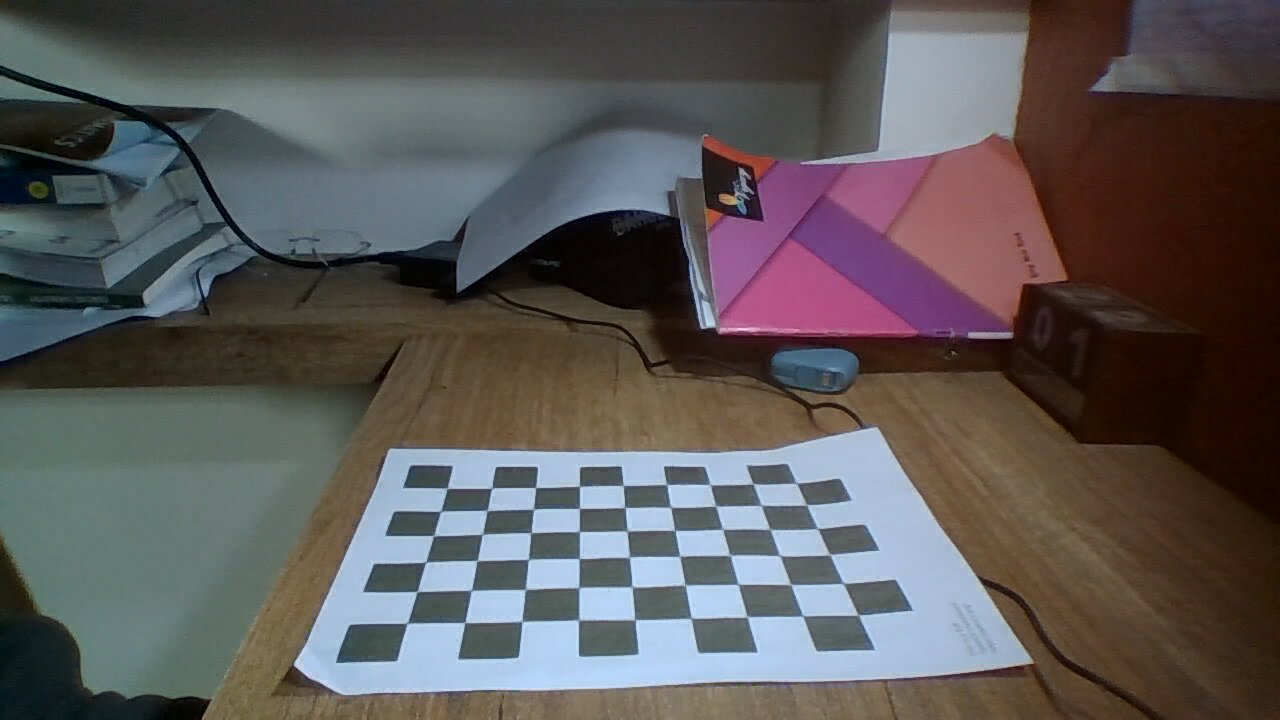
#> input picture projects/EYRC/Learning/OpenCVLearning/2024-06-28-134839.jpg, 1280 x 720 px; its folder holds only this picture in this run
$ python camera_calibration.py
#> lines starting #> are read from the running program, lines starting #| are printed output that depends on the picture; after the words box and inside, x2 and y2 are one past the last pixel; in counts of white or black regions, pixels touching at a corner belong together; long printed decimals are rounded
#!/usr/bin/env python

'''
Welcome to the Camera Calibration Program!

This program:
  - Performs camera calibration using a chessboard.
'''

from __future__ import print_function  # Python 2/3 compatibility
import cv2  # Import the OpenCV library to enable computer vision
import numpy as np  # Import the NumPy scientific computing library
import glob  # Used to get retrieve files that have a specified pattern

# Project: Camera Calibration Using Python and OpenCV
# Date created: 12/19/2021
# Python version: 3.8

# Chessboard dimensions
number_of_squares_X = 10  # Number of chessboard squares along the x-axis
number_of_squares_Y = 7  # Number of chessboard squares along the y-axis
nX = number_of_squares_X - 1  # Number of interior corners along x-axis
nY = number_of_squares_Y - 1  # Number of interior corners along y-axis
square_size = 0.025  # Size, in meters, of a square side

# Set termination criteria. We stop either when an accuracy is reached or when
# we have finished a certain number of iterations.
criteria = (cv2.TERM_CRITERIA_EPS + cv2.TERM_CRITERIA_MAX_ITER, 30, 0.001)

# Define real world coordinates for points in the 3D coordinate frame
# Object points are (0,0,0), (1,0,0), (2,0,0) ...., (5,8,0)
object_points_3D = np.zeros((nX * nY, 3), np.float32)

# These are the x and y coordinates
object_points_3D[:, :2] = np.mgrid[0:nY, 0:nX].T.reshape(-1, 2)

object_points_3D = object_points_3D * square_size

# Store vectors of 3D points for all chessboard images (world coordinate frame)
object_points = []

# Store vectors of 2D points for all chessboard images (camera coordinate frame)
image_points = []


def main():
    # Get the file path for images in the current directory
    images = glob.glob('*.jpg')

    # Go through each chessboard image, one by one
    for image_file in images:

        # Load the image
        image = cv2.imread(image_file)
#> image is the input picture: shape (720, 1280, 3); mean B, G, R 87.1, 87.3, 91.3

        # Convert the image to grayscale
        gray = cv2.cvtColor(image, cv2.COLOR_BGR2GRAY)
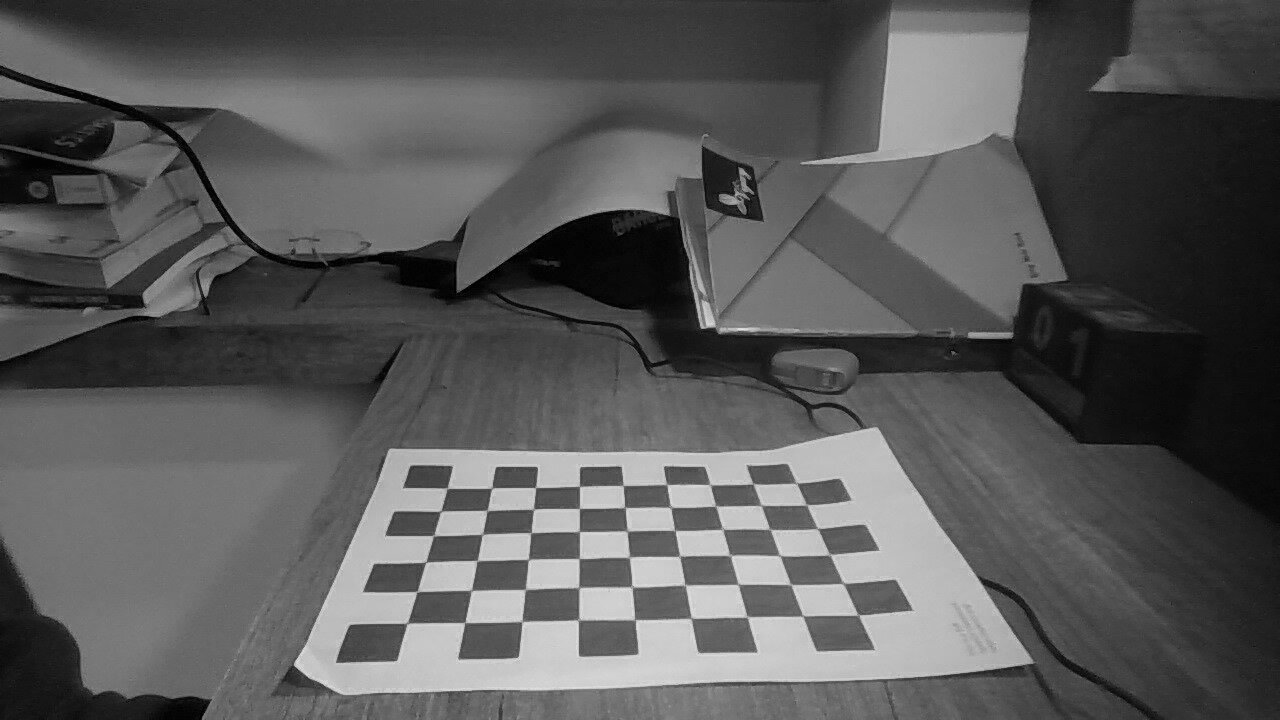
#> gray: shape (720, 1280); min 0, max 233, mean 88.5

        # Find the corners on the chessboard
        success, corners = cv2.findChessboardCorners(gray, (nY, nX), None)
#> success = True; corners = 54 rows, first 8: [406.6, 623.6], [416.7, 591.6], [425.8, 562.1], [433.6, 535.5], [441.4, 511.1], [447.4, 488.4], [464.7, 622.5], [471.5, 590.5]

        # If the corners are found by the algorithm, draw them
        if success == True:
            # Append object points
            object_points.append(object_points_3D)

            # Find more exact corner pixels
            corners_2 = cv2.cornerSubPix(gray, corners, (11, 11), (-1, -1), criteria)
#> corners_2 = 54 rows, first 8: [407.2, 623.3], [417.2, 591.5], [425.7, 562.2], [433.6, 535.6], [440.8, 511.3], [447.2, 488.3], [464.9, 622.6], [471.4, 590.4]

            # Append image points
            image_points.append(corners_2)

            # Draw the corners
            cv2.drawChessboardCorners(image, (nY, nX), corners_2, success)
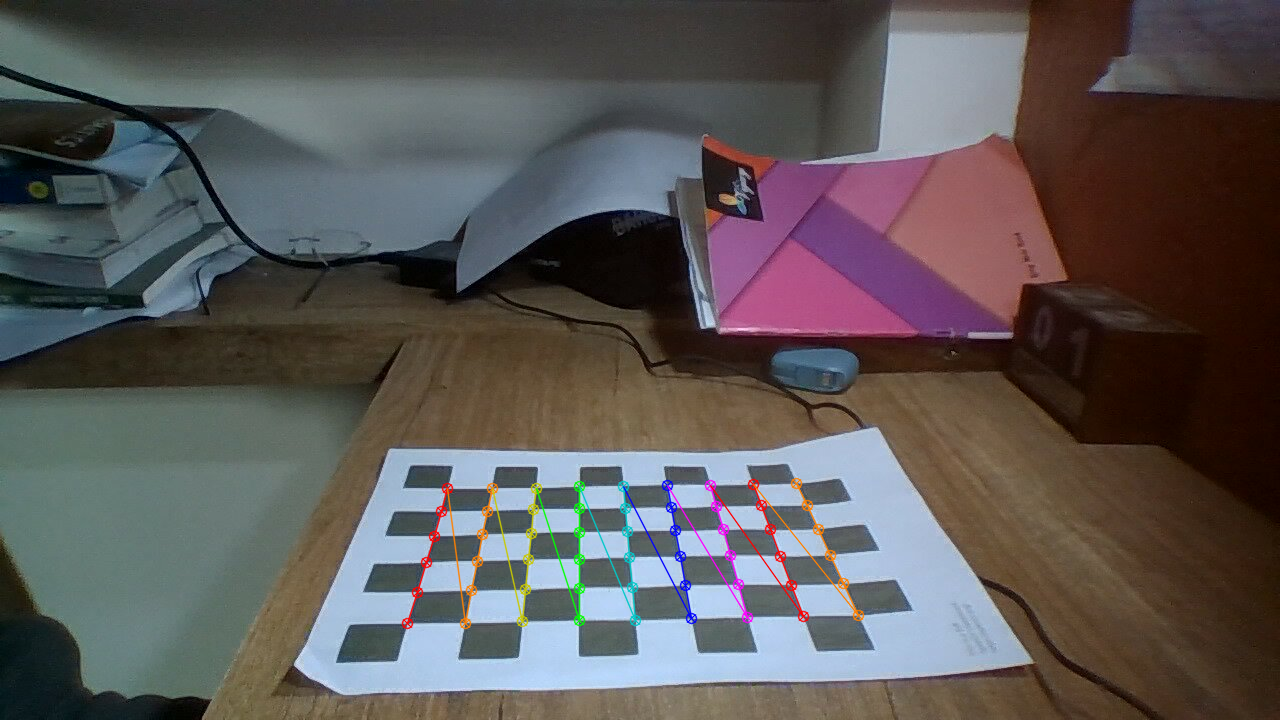
#> image: shape (720, 1280, 3); 1.23% of pixels changed, all inside (x1, y1, x2, y2) = (401, 477, 865, 630)

            # Display the image. Used for testing.
            cv2.imshow("Image", image)

            # Display the window for a short period. Used for testing.
            cv2.waitKey(1000)

            # Perform camera calibration to return the camera matrix, distortion coefficients, rotation and translation vectors etc
    ret, mtx, dist, rvecs, tvecs = cv2.calibrateCamera(object_points,
                                                       image_points,
                                                       gray.shape[::-1],
                                                       None,
                                                       None)
#> ret = 1.01; mtx = [[1039.7, 0, 581.3], [0, 350.8, 297.2], [0, 0, 1]]; dist = [[0.0464, 1.35, 0.223, -0.0368, -1.79]]; rvecs = ([-0.644, -0.595, -1.51],); tvecs = ([-0.0699, 0.389, 0.638],)

    # Save parameters to a file
    cv_file = cv2.FileStorage('calibration_chessboard.yaml', cv2.FILE_STORAGE_WRITE)
    cv_file.write('K', mtx)
    cv_file.write('D', dist)
    cv_file.release()

    # Load the parameters from the saved file
    cv_file = cv2.FileStorage('calibration_chessboard.yaml', cv2.FILE_STORAGE_READ)
    mtx = cv_file.getNode('K').mat()
    dst = cv_file.getNode('D').mat()
    cv_file.release()

    # Display key parameter outputs of the camera calibration process
    print("Camera matrix:")
    print(mtx)

    print("\n Distortion coefficient:")
    print(dist)
#| [[ 0.04639  1.347  0.2232 -0.03685 -1.792]]

    # Close all windows
    cv2.destroyAllWindows()


if __name__ == '__main__':
    print(__doc__)
    main()

$ run again, on projects/EYRC/Learning/OpenCVLearning/2024-06-28-134956.jpg
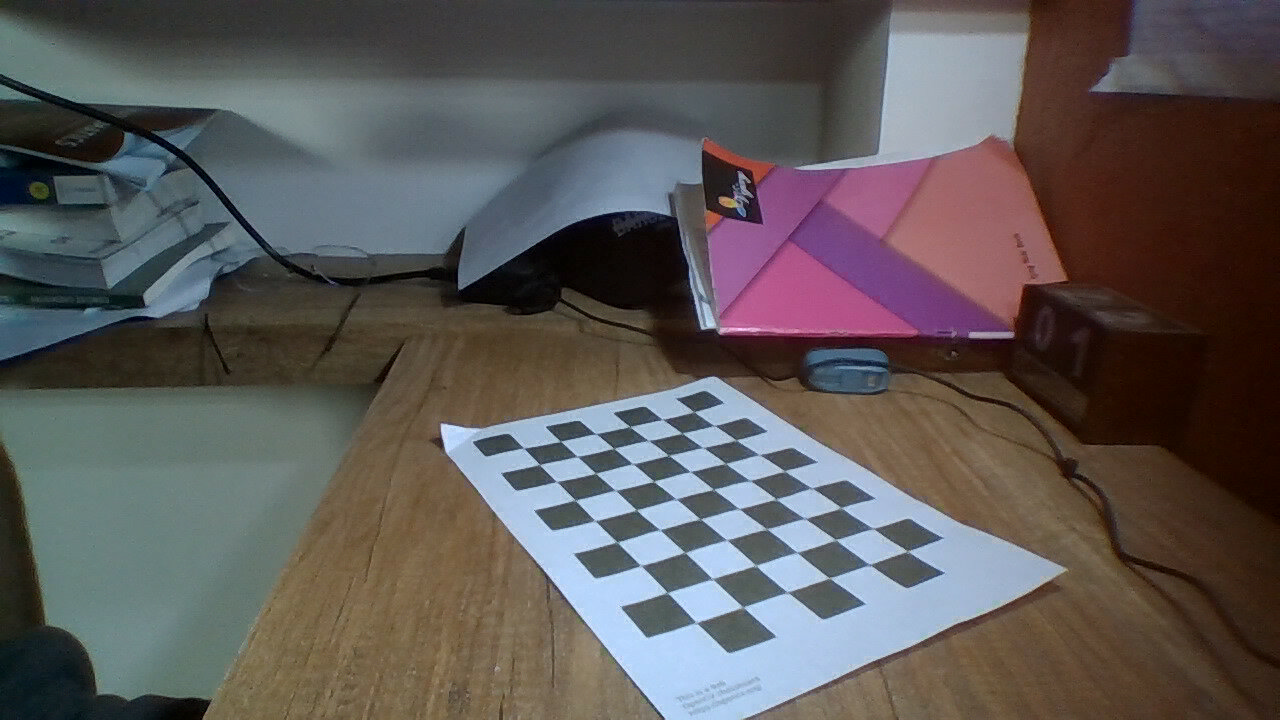
#> input picture projects/EYRC/Learning/OpenCVLearning/2024-06-28-134956.jpg, 1280 x 720 px
#> in main, image is the input picture: shape (720, 1280, 3); mean B, G, R 87, 87.8, 92.8
#> in main, `gray = cv2.cvtColor(image, cv2.COLOR_BGR2GRAY)`:
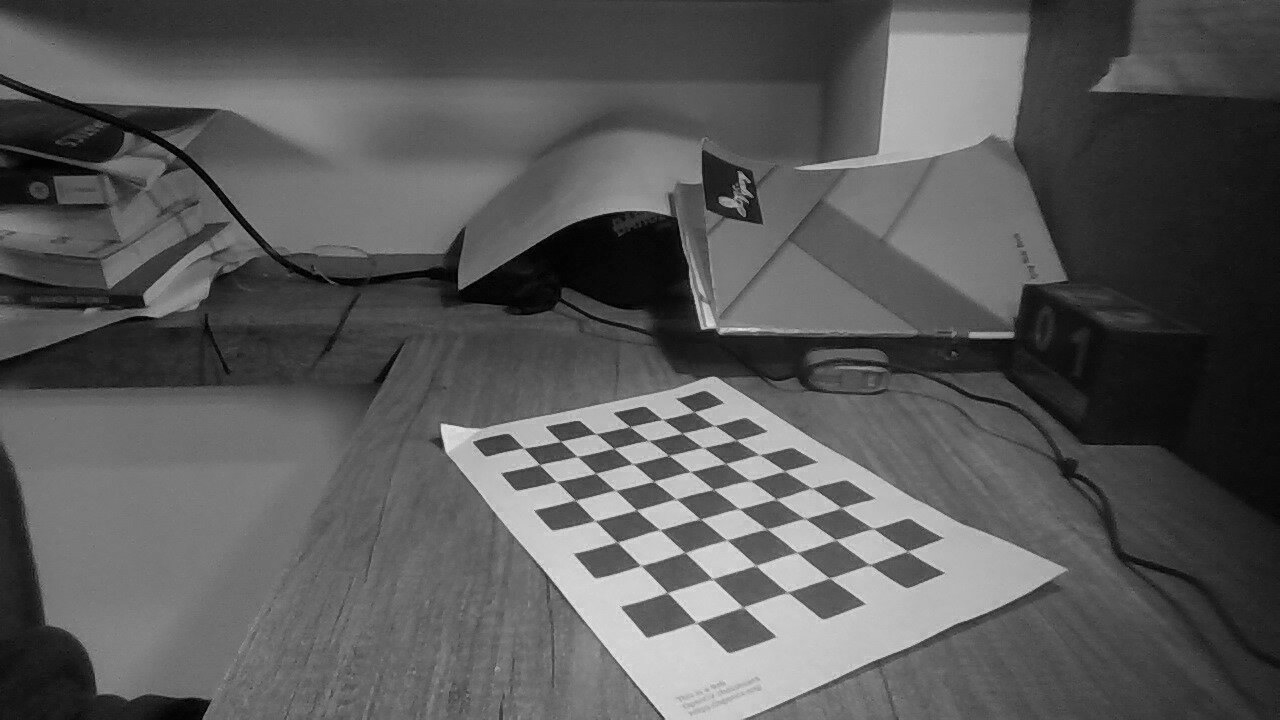
#> gray: shape (720, 1280); min 0, max 236, mean 89.2
#> success = True; corners = 54 rows, first 8: [523.5, 448.1], [560.5, 441.2], [596.1, 433.7], [629.7, 426.4], [661.7, 418.9], [694.1, 411.7], [539.6, 464.5], [577, 456.5]
#> corners_2 = 54 rows, first 8: [523.4, 447.9], [560.5, 441.3], [595.7, 433.7], [629.7, 426.6], [662.5, 419.4], [694.2, 411.8], [539.5, 464.5], [577.3, 456.5]
#> in main, `cv2.drawChessboardCorners(image, (nY, nX), corners_2, success)`:
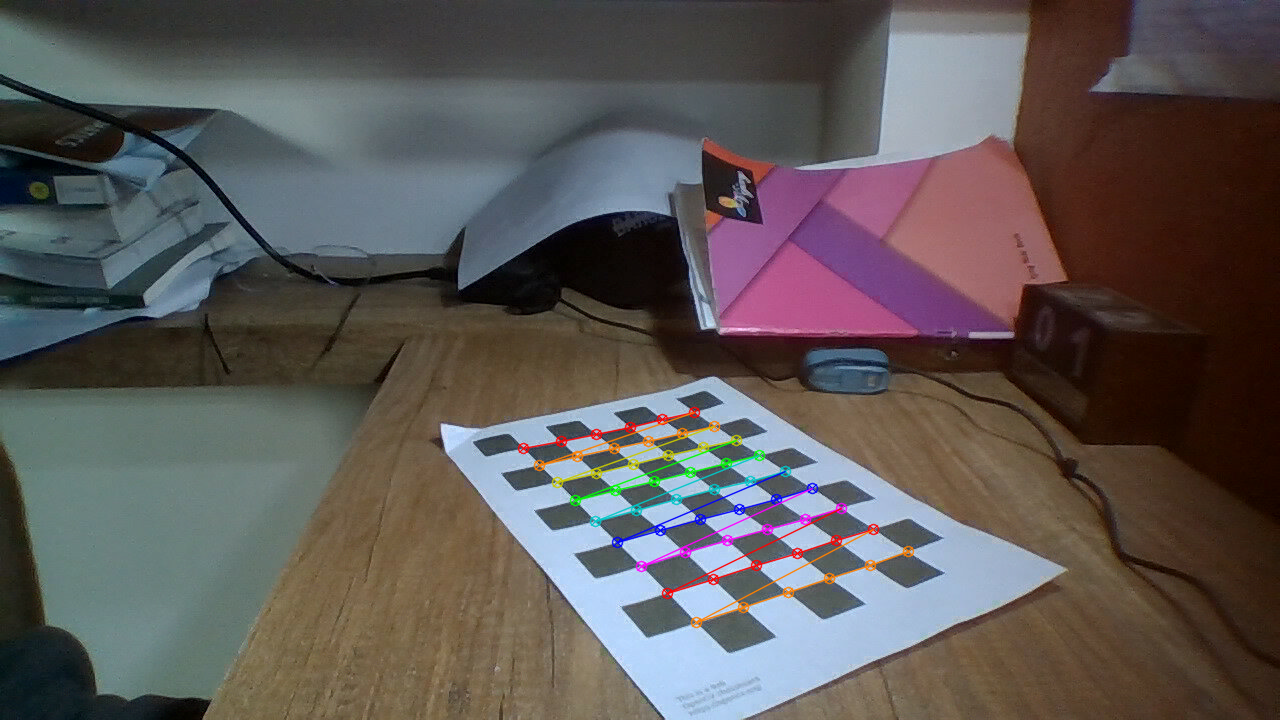
#> image: shape (720, 1280, 3); 1.42% of pixels changed, all inside (x1, y1, x2, y2) = (517, 406, 915, 629)
#> ret = 0.464; mtx = [[831.5, 0, 614.1], [0, 492.2, 333.4], [0, 0, 1]]; dist = [[-0.112, 0.256, 0.0129, -0.000354, -0.159]]; rvecs = ([-1, -0.245, -0.437],); tvecs = ([-0.0562, 0.121, 0.517],)
#| [[-0.1119  0.2563    0.01295  -0.0003542  -0.1587]]
